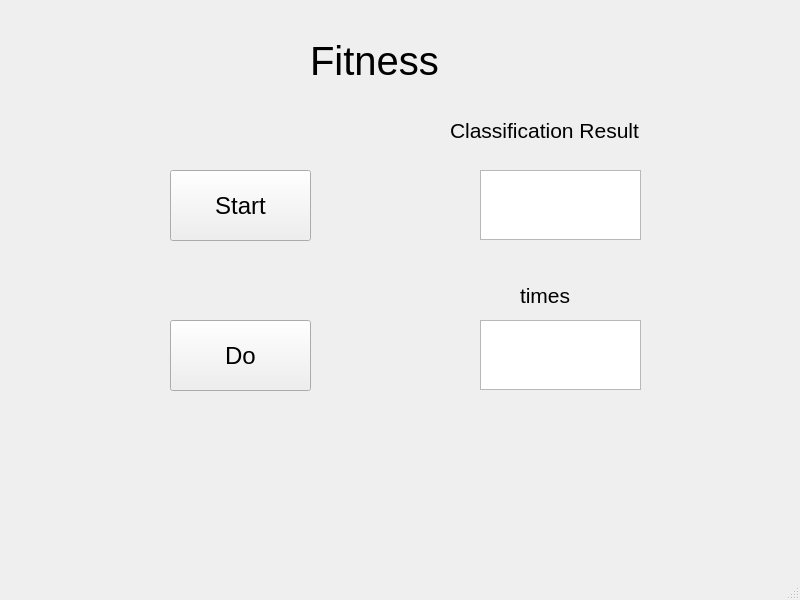
<?xml version="1.0" encoding="UTF-8"?>
<ui version="4.0">
 <class>MainWindow</class>
 <widget class="QMainWindow" name="MainWindow">
  <property name="geometry">
   <rect>
    <x>0</x>
    <y>0</y>
    <width>800</width>
    <height>600</height>
   </rect>
  </property>
  <property name="windowTitle">
   <string>MainWindow</string>
  </property>
  <widget class="QWidget" name="centralwidget">
   <widget class="QLabel" name="label">
    <property name="geometry">
     <rect>
      <x>310</x>
      <y>20</y>
      <width>151</width>
      <height>81</height>
     </rect>
    </property>
    <property name="maximumSize">
     <size>
      <width>231</width>
      <height>81</height>
     </size>
    </property>
    <property name="font">
     <font>
      <pointsize>30</pointsize>
     </font>
    </property>
    <property name="whatsThis">
     <string>&lt;html&gt;&lt;head/&gt;&lt;body&gt;&lt;p&gt;&lt;br/&gt;&lt;/p&gt;&lt;/body&gt;&lt;/html&gt;</string>
    </property>
    <property name="text">
     <string>Fitness</string>
    </property>
   </widget>
   <widget class="QLabel" name="label_2">
    <property name="geometry">
     <rect>
      <x>450</x>
      <y>110</y>
      <width>231</width>
      <height>41</height>
     </rect>
    </property>
    <property name="maximumSize">
     <size>
      <width>231</width>
      <height>81</height>
     </size>
    </property>
    <property name="font">
     <font>
      <pointsize>16</pointsize>
     </font>
    </property>
    <property name="whatsThis">
     <string>&lt;html&gt;&lt;head/&gt;&lt;body&gt;&lt;p&gt;&lt;br/&gt;&lt;/p&gt;&lt;/body&gt;&lt;/html&gt;</string>
    </property>
    <property name="text">
     <string>Classification Result</string>
    </property>
   </widget>
   <widget class="QLabel" name="label_3">
    <property name="geometry">
     <rect>
      <x>520</x>
      <y>270</y>
      <width>61</width>
      <height>51</height>
     </rect>
    </property>
    <property name="maximumSize">
     <size>
      <width>231</width>
      <height>81</height>
     </size>
    </property>
    <property name="font">
     <font>
      <pointsize>16</pointsize>
     </font>
    </property>
    <property name="whatsThis">
     <string>&lt;html&gt;&lt;head/&gt;&lt;body&gt;&lt;p&gt;&lt;br/&gt;&lt;/p&gt;&lt;/body&gt;&lt;/html&gt;</string>
    </property>
    <property name="text">
     <string>times</string>
    </property>
   </widget>
   <widget class="QPushButton" name="pushButton">
    <property name="geometry">
     <rect>
      <x>170</x>
      <y>170</y>
      <width>141</width>
      <height>71</height>
     </rect>
    </property>
    <property name="font">
     <font>
      <pointsize>18</pointsize>
     </font>
    </property>
    <property name="text">
     <string>Start</string>
    </property>
   </widget>
   <widget class="QPushButton" name="pushButton_2">
    <property name="geometry">
     <rect>
      <x>170</x>
      <y>320</y>
      <width>141</width>
      <height>71</height>
     </rect>
    </property>
    <property name="font">
     <font>
      <pointsize>18</pointsize>
     </font>
    </property>
    <property name="text">
     <string>Do</string>
    </property>
   </widget>
   <widget class="QTextEdit" name="textEdit_1">
    <property name="geometry">
     <rect>
      <x>480</x>
      <y>170</y>
      <width>161</width>
      <height>70</height>
     </rect>
    </property>
   </widget>
   <widget class="QTextEdit" name="textEdit_2">
    <property name="geometry">
     <rect>
      <x>480</x>
      <y>320</y>
      <width>161</width>
      <height>70</height>
     </rect>
    </property>
   </widget>
  </widget>
  <widget class="QMenuBar" name="menubar">
   <property name="geometry">
    <rect>
     <x>0</x>
     <y>0</y>
     <width>800</width>
     <height>20</height>
    </rect>
   </property>
  </widget>
  <widget class="QStatusBar" name="statusbar"/>
 </widget>
 <resources/>
 <connections>
  <connection>
   <sender>pushButton</sender>
   <signal>clicked()</signal>
   <receiver>MainWindow</receiver>
   <slot>pushButton_start_click()</slot>
   <hints>
    <hint type="sourcelabel">
     <x>233</x>
     <y>218</y>
    </hint>
    <hint type="destinationlabel">
     <x>358</x>
     <y>243</y>
    </hint>
   </hints>
  </connection>
  <connection>
   <sender>pushButton_2</sender>
   <signal>clicked()</signal>
   <receiver>MainWindow</receiver>
   <slot>pushButton_Do_click()</slot>
   <hints>
    <hint type="sourcelabel">
     <x>240</x>
     <y>376</y>
    </hint>
    <hint type="destinationlabel">
     <x>355</x>
     <y>390</y>
    </hint>
   </hints>
  </connection>
 </connections>
 <slots>
  <slot>pushButton_start_click()</slot>
  <slot>pushButton_Do_click()</slot>
 </slots>
</ui>
